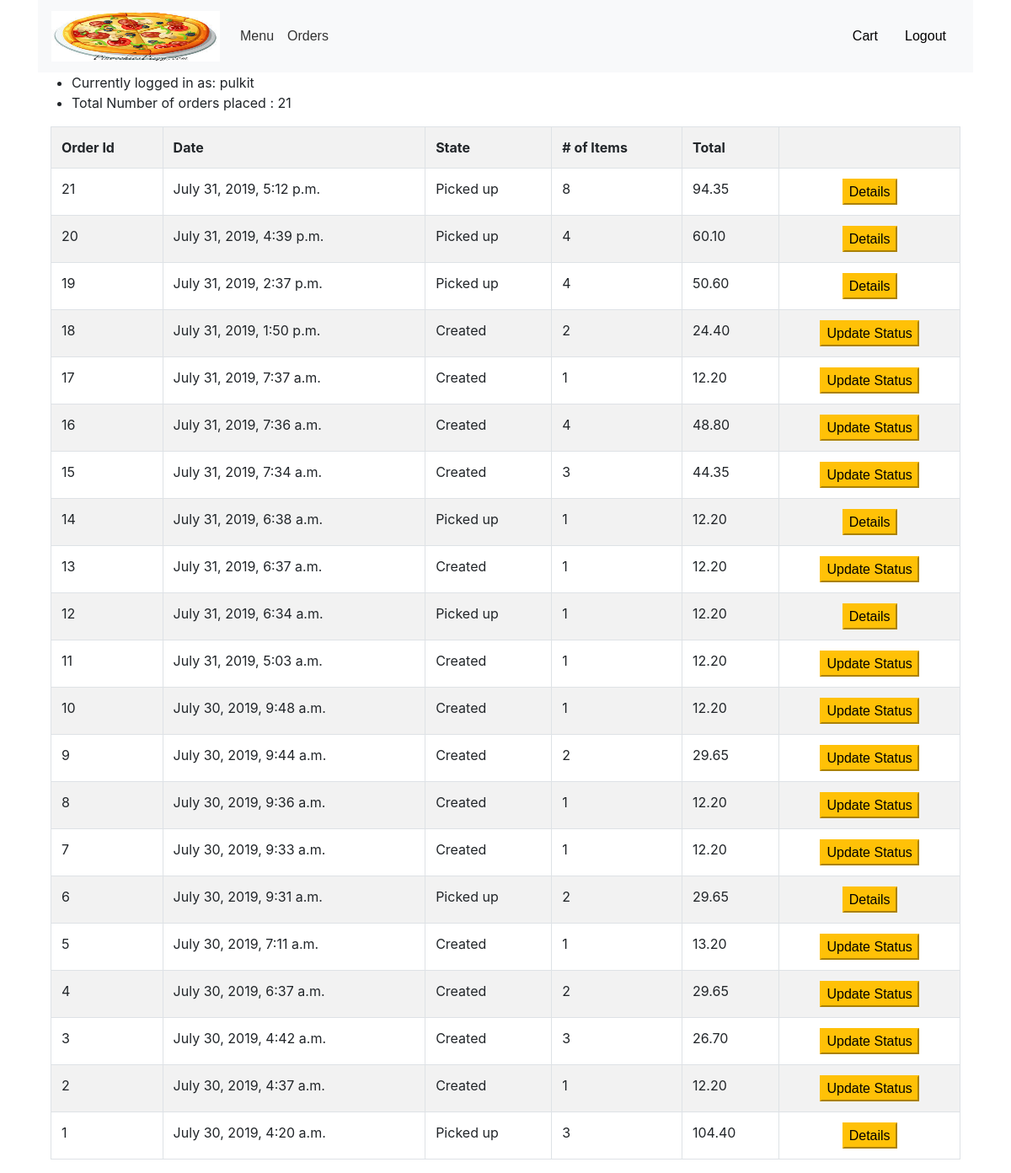
The app's page /order_history (signed in) with its own data.
### orders/models.py (models this page shows, shortened)
class CustomerOrder(models.Model):
    itemCount = models.IntegerField()
    orderAmount = models.DecimalField(max_digits=5, decimal_places=2)
    orderTime = models.DateTimeField()
    orderState = models.ForeignKey(OrderState, on_delete=models.CASCADE, related_name="orderstates")
    userId = models.IntegerField(null=False)

class OrderState(models.Model):
    name = models.CharField(max_length=20)

### orders/views.py (the view)
# urls.py: path("order_history", views.order_history, name="order_history"), # url for accessing all the order for a user or in the system
def order_history(request):
    return_order_list = []
    try:
        if request.user.is_superuser:
            orders = CustomerOrder.objects.order_by('-orderTime').all()
        else:
            orders = CustomerOrder.objects.filter(userId=request.user.id).order_by('-orderTime').all()
        for order in orders:
            return_order_list.append(
                {'order_id': order.id, 'order_time': order.orderTime, 'order_state': order.orderState.name,
                 'item_count': order.itemCount, 'order_amount': order.orderAmount})
    except CustomerOrder.DoesNotExist:
        raise Http404("Order does not exists.")
    context = {
        "order_list": return_order_list
    }
    return render(request, "orders/order-history.html", context)

### orders/templates/orders/order-history.html (shortened to what this page needs)
{% extends "orders/logged-in-layout.html" %}
{% block body %}
    <ul>
        <li>Currently logged in as: {{ user.username }}</li>
        {% if order_list|length > 0 %}
            <li>Total Number of orders placed : {{ order_list|length }}</li>
        {% else %}
            <li> Your order history is empty.</li>
        {% endif %}
    </ul>
    <div class="container">
        {% if order_list|length > 0 %}
            <table class="table table-bordered table-striped" id="carttable">
                <tr>
                    <th>
                        Order Id
                    </th>
                    <th>
                        Date
                    </th>
                    <th>
                        State
                    </th>
                    <th>
                        # of Items
                    </th>
                    <th>
                        Total
                    </th>
                    <th>
                    </th>
                </tr>
                {% for order in order_list %}
                    <tr id="row{{ order.order_id }}">
                        <td>
                            {{ order.order_id }}
                        </td>
                        <td>
                            {{ order.order_time }}
                        </td>
                        <td>
                            {{ order.order_state }}
                        </td>
                        <td>
                            {{ order.item_count }}
                        </td>
                        <td>
                            {{ order.order_amount }}
                        </td>
                        <td scope="row" align="center" class="align-middle">
                            <button id="view{{ order.order_id }}" class="removefromcart btn-warning">
                                <a href="{% url 'order' order_id=order.order_id %}">
                                    {% if request.user.is_superuser and order.order_state != "Picked up"%}
                                        Update Status
                                    {% else %}
                                        Details
                                    {% endif %}</a>
                            </button>
                        </td>
                    </tr>
                {% endfor %}
            </table>
        {% endif %}
    </div>
{% endblock %}

### orders/static/orders/styles.css (style rules this page uses)
a { color: #050000; font-family: sans-serif; }
a:link { color: #020000; }
body { font-family: sans-serif; }

### records on screen
CustomerOrder: order_time "July 31, 2019, 5:12 p.m.", order_amount "94.35"
OrderState: order_state "Picked up" "Picked up" "Picked up" "Picked up" "Picked up" "Picked up" "Picked up"
CustomerOrder: order_time "July 31, 2019, 4:39 p.m.", order_amount "60.10"
CustomerOrder: order_time "July 31, 2019, 2:37 p.m.", order_amount "50.60"
CustomerOrder: order_time "July 31, 2019, 1:50 p.m.", order_amount "24.40"
OrderState: order_state "Created" "Created" "Created" "Created" "Created" "Created" "Created" "Created" "Created" "Created" "Created" "Created" "Created" "Created"
CustomerOrder: order_time "July 31, 2019, 7:37 a.m.", order_amount "12.20"
CustomerOrder: order_time "July 31, 2019, 7:36 a.m.", order_amount "48.80"
CustomerOrder: order_time "July 31, 2019, 7:34 a.m.", order_amount "44.35"
CustomerOrder: order_time "July 31, 2019, 6:38 a.m.", order_amount "12.20"
CustomerOrder: order_time "July 31, 2019, 6:37 a.m.", order_amount "12.20"
CustomerOrder: order_time "July 31, 2019, 6:34 a.m.", order_amount "12.20"
CustomerOrder: order_time "July 31, 2019, 5:03 a.m.", order_amount "12.20"
CustomerOrder: order_time "July 30, 2019, 9:48 a.m.", order_amount "12.20"
CustomerOrder: order_time "July 30, 2019, 9:44 a.m.", order_amount "29.65"
CustomerOrder: order_time "July 30, 2019, 9:36 a.m.", order_amount "12.20"
CustomerOrder: order_time "July 30, 2019, 9:33 a.m.", order_amount "12.20"
CustomerOrder: order_time "July 30, 2019, 9:31 a.m.", order_amount "29.65"
CustomerOrder: order_time "July 30, 2019, 7:11 a.m.", order_amount "13.20"
CustomerOrder: order_time "July 30, 2019, 6:37 a.m.", order_amount "29.65"
CustomerOrder: order_time "July 30, 2019, 4:42 a.m.", order_amount "26.70"
CustomerOrder: order_time "July 30, 2019, 4:37 a.m.", order_amount "12.20"
CustomerOrder: order_time "July 30, 2019, 4:20 a.m.", order_amount "104.40"

### other values on screen
{{ user.username }} "pulkit"
{{ order_list|length }} "21"
{{ order.order_id }} "21" "20" "19" "18" "17" "16" "15" "14" "13" "12" "11" "10" "9" "8" "7" "6" "5" "4" "3" "2" "1"
{{ order.item_count }} "8" "4" "4" "2" "1" "4" "3" "1" "1" "1" "1" "1" "2" "1" "1" "2" "1" "2" "3" "1" "3"
